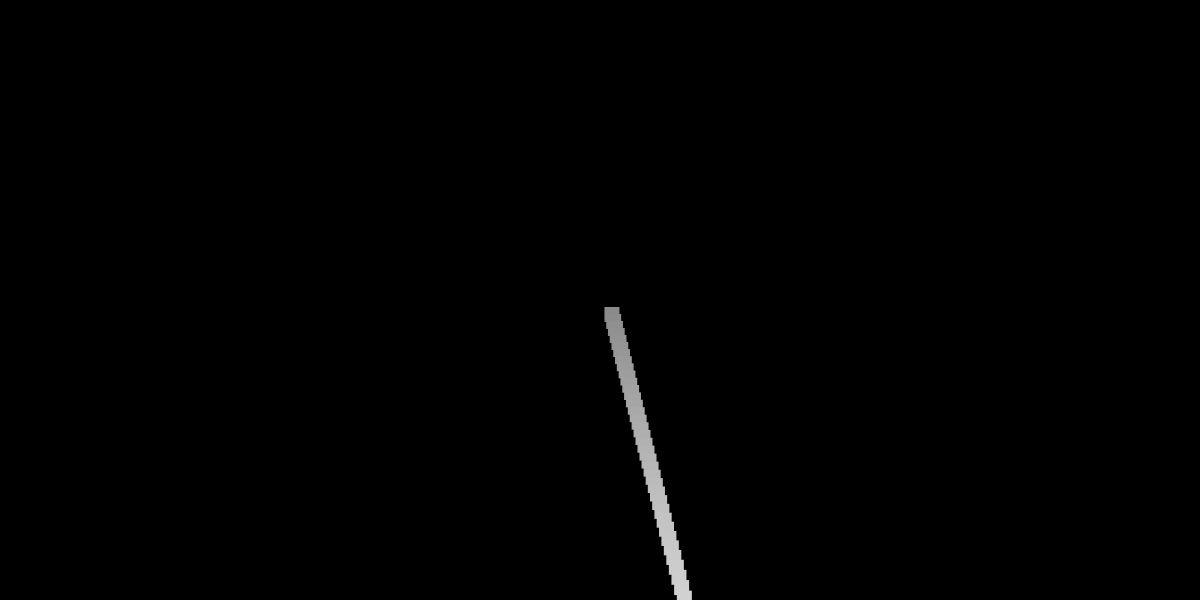
Frame 1 (no input)
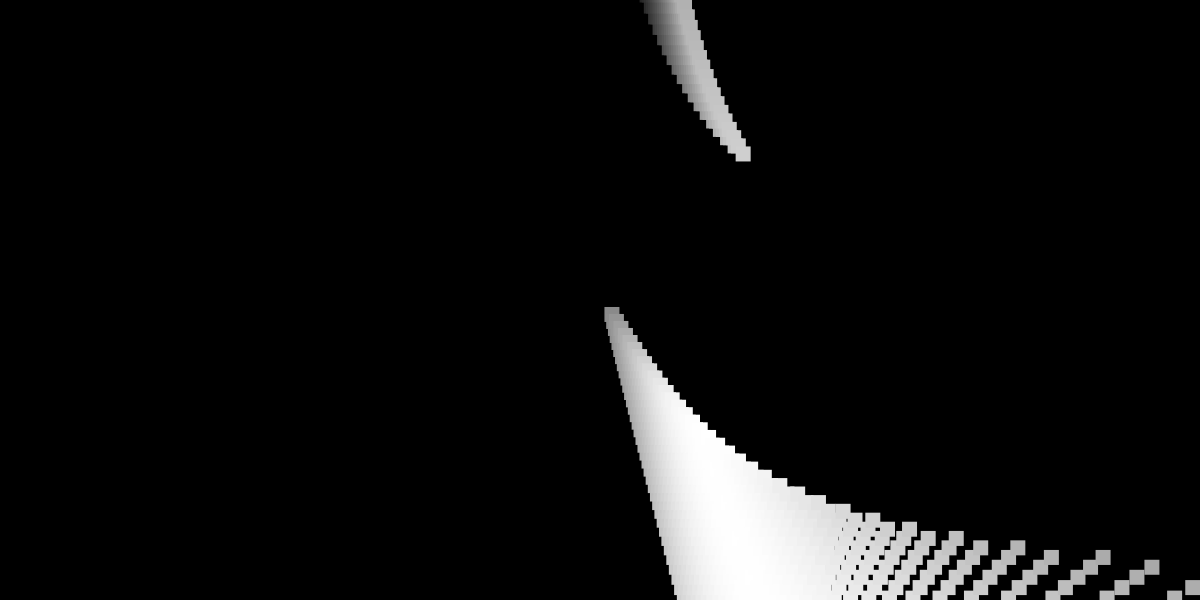
Frame 60 (the mouse pressed at the canvas centre just before this capture)
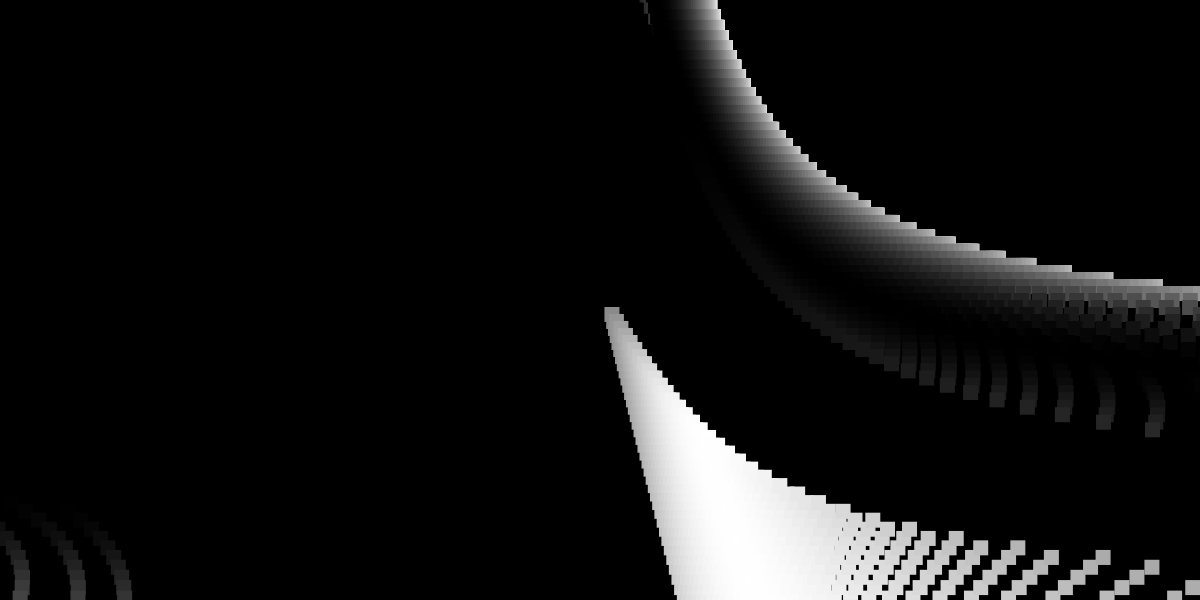
Frame 120 (the mouse held since frame 60 and released just before this capture)

The Processing sketch that drew these frames (run headless with seeded random() and noise(); from frame 60 on, the mouse is pressed at the canvas centre):

// Processing sketch: wave_figures
// ── wave_figures.pde
float amount = 100;
float mag = 400;
float particleSize = 15;

void setup() {
  size(1200, 600);
  background(0);
}

void draw() {
  translate(width / 2, height / 2);

  for (int i = 0; i < amount; i++) {
    float offset = map(sin(radians(frameCount)), -1, 1, -100, 100);
    float posX = map(tan(radians(frameCount * 0.8 + i + offset)), -1, 1, -100, 100);
    float posY = map(tan(radians(frameCount + i)), -1, 1, -mag, mag);

    float col = map(sin(radians(frameCount * 5 + i)), -1, 1, 0, 255);

    fill(col);
    noStroke();
    rect(posX, posY, particleSize, particleSize);
  }
}
